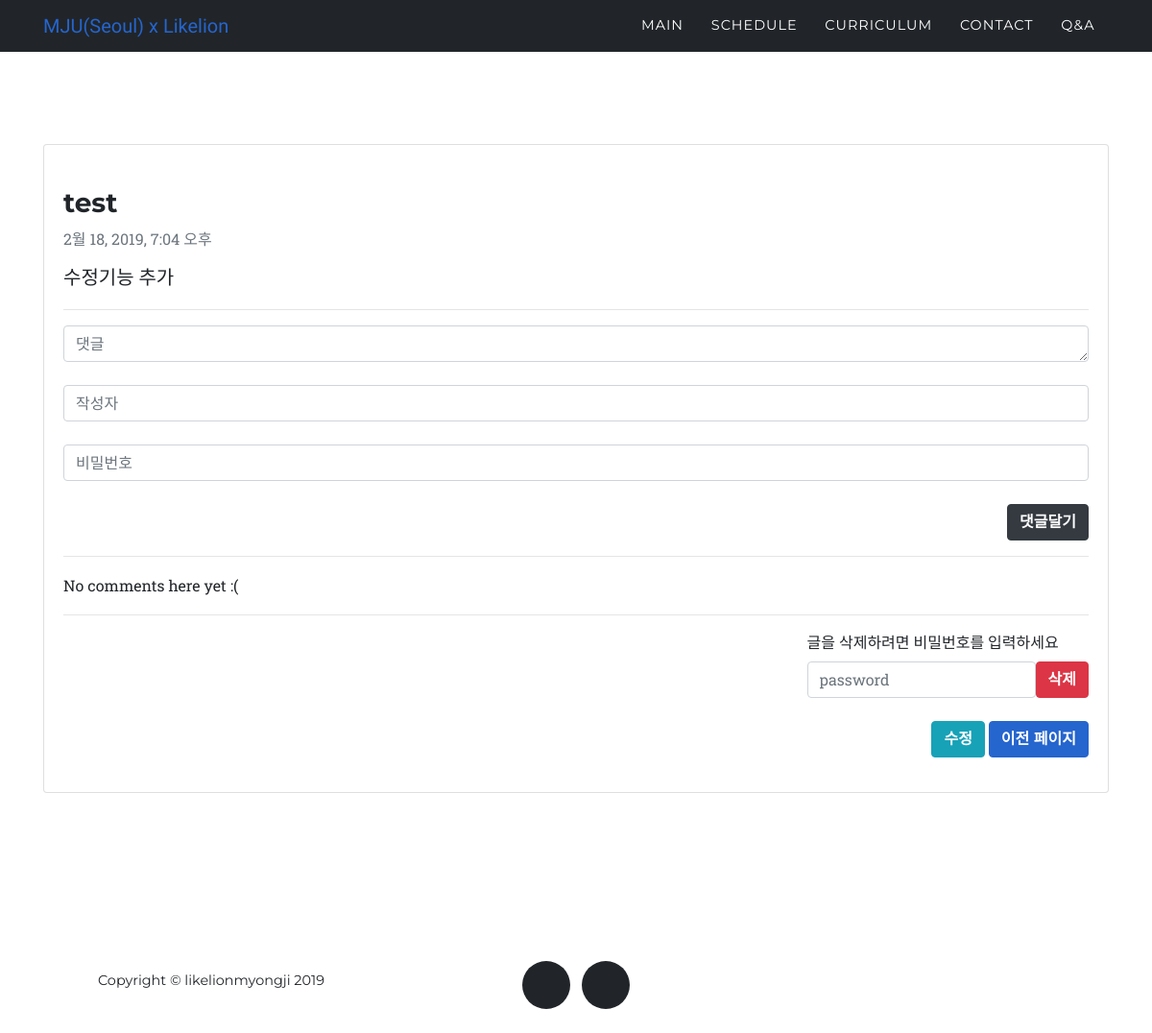
The page /question/15/ on the database as committed earlier.
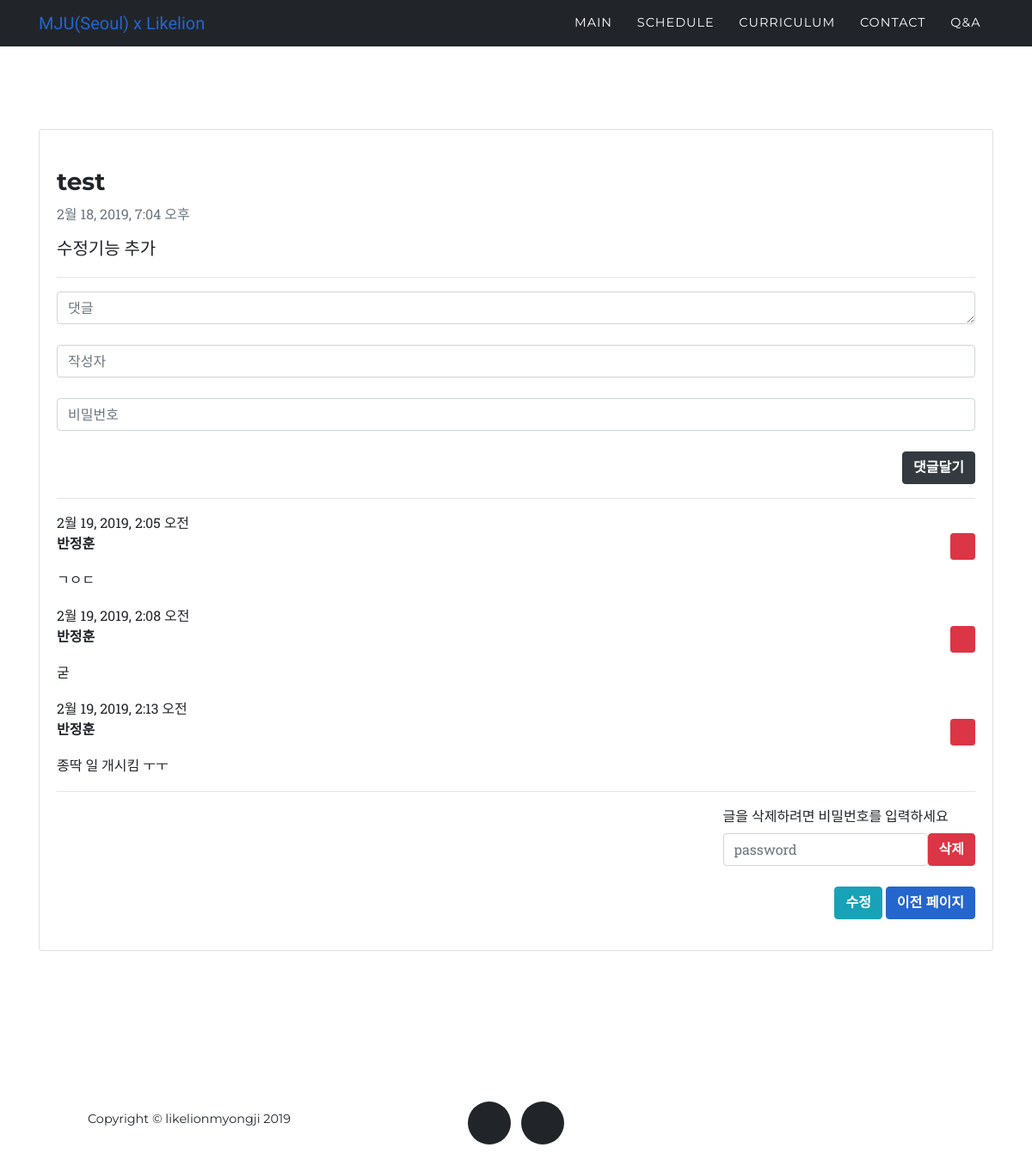
The same page on the database as committed later.
### question/models.py (models this page shows, shortened)
class Question(models.Model):
    title = models.CharField(max_length=200)
    pub_date = models.DateTimeField('date published')
    body = models.TextField()
    writer = models.CharField(max_length=10)
    password = models.CharField(max_length=50)

class Comment(models.Model): #댓글 모델
    question = models.ForeignKey(Question, on_delete=models.CASCADE, related_name='comments')
    pub_date = models.DateTimeField('date published')
    content = models.TextField()
    writer = models.CharField(max_length=10)
    password = models.CharField(max_length=50)

### question/views.py (the view)
# urls.py: path('question/<int:question_id>/', question.views.question_detail, name='question_detail'),
def question_detail(request, question_id):
    detail = get_object_or_404(Question, pk=question_id)
    return render(request, 'question_detail.html', {'detail':detail})

### question/templates/question_detail.html (shortened to what this page needs)
{% extends 'question_base.html' %}
{% block content %}
<section>
    <div class="container">
      <div class="card">
        <div class="card-body">
          <br>
          <h3 class="card-title">{{detail.title}}</h3>
          <p class="card-subtitle mb-2 text-muted">{{detail.pub_date}}</p>
          <p class="lead"> {{detail.body}}</p>
          <hr>
          <form method ="POST" action ="{% url 'comment' detail.id %}" class="text-right">
              <textarea class="form-control" name="content" rows="1" cols="30" placeholder="댓글"></textarea>
              <br>
              <input class="form-control" type="text" placeholder="작성자" name="writer">
              <br>
              <input class="form-control" type="text" placeholder="비밀번호" name="password">
              <br>
              <input class="btn btn-dark" type="submit" value="댓글달기">
          </form>
          <hr>
          {% for comment in detail.comments.all %}
            <div class="comment">
              <div class="date">{{ comment.pub_date }}</div>
                <a class="btn btn-danger btn-sm float-right" href="{% url 'comment_delete' detail.id comment.id %}">
                  <i class="fas fa-trash-alt"></i>
                </a>
                <strong>{{ comment.writer }}</strong>
                <p>{{ comment.content|linebreaks }}</p>
              </div>
          {% empty %}
            <p>No comments here yet :(</p>
          {% endfor %}
          <hr>
          <div class="float-right">
            <label>글을 삭제하려면 비밀번호를 입력하세요</label>
            <form action="{%url 'question_delete' detail.id%}" method="POST" class="form-inline">
              <div class="col-xs-2">
                <input type="password" class="form-control" name="password" placeholder="password">
              </div>
              <input type="submit" class="btn btn-danger" value="삭제">
            </form>
            <br>
            <p class="text-right">
              <a class="btn btn-info" href="{%url 'question_edit' detail.id%}" role="button">수정</a>
              <a class="btn btn-primary" href="{%url 'question_list'%}" role="button">이전 페이지</a>
            </p>
          </div>
        </div>
      </div>
    </div>
</section>
{% endblock %}

### question/templates/question_base.html (shortened to what this page needs)
{% load static %}
<!DOCTYPE html>
<html lang="en">
<head>
  <link href="{% static 'vendor/bootstrap/css/bootstrap.min.css' %}" rel="stylesheet">
  <link href="{% static 'vendor/fontawesome-free/css/all.min.css' %}" rel="stylesheet" type="text/css">
  <link href="{% static 'css/agency.min.css' %}" rel="stylesheet">
</head>
<body id="page-top">
  <nav class="navbar navbar-expand-lg navbar-dark fixed-top navbar-shrink" id="mainNav">
    <div class="container">
      <a class="navbar-brand js-scroll-trigger" href="{%url 'home'%}">MJU(Seoul) x Likelion</a>
      <div class="collapse navbar-collapse" id="navbarResponsive">
        <ul class="navbar-nav text-uppercase ml-auto">
          <li class="nav-item">
            <a class="nav-link js-scroll-trigger" href="{%url 'home'%}">Main</a>
          </li>
          <li class="nav-item">
            <a class="nav-link js-scroll-trigger" href="{%url 'home'%}#Schedule">Schedule</a>
          </li>
          <li class="nav-item">
            <a class="nav-link js-scroll-trigger" href="{%url 'home'%}#Curriculum">Curriculum</a>
          </li>
          <li class="nav-item">
            <a class="nav-link js-scroll-trigger" href="{%url 'home'%}#Contact">Contact</a>
          </li>
          <li class="nav-item">
            <a class="nav-link js-scroll-trigger" href="{%url 'question_list'%}">Q&A</a>
          </li>
        </ul>
      </div>
    </div>
  </nav>
  {% block content %}
  {% endblock %}
  <footer>
    <div class="container">
      <div class="row">
        <div class="col-md-4">
          <span class="copyright">Copyright &copy; likelionmyongji 2019</span>
        </div>
        <div class="col-md-4">
          <ul class="list-inline social-buttons">
            <li class="list-inline-item">
              <a href="https://github.com/likelionmyongji">
                <i class="fab fa-github"></i>
              </a>
            </li>
            <li class="list-inline-item">
              <a href="https://www.facebook.com/likelionMJU/">
                <i class="fab fa-facebook-f"></i>
              </a>
            </li>
          </ul>
        </div>
      </div>
    </div>
  </footer>
</body>
</html>

Rows that differ between the two databases and show on the page:
added Comment: pub_date "2월 19, 2019, 2:05 오전", writer "반정훈", content "ㄱㅇㄷ"
added Comment: pub_date "2월 19, 2019, 2:08 오전", writer "반정훈", content "굳"
added Comment: pub_date "2월 19, 2019, 2:13 오전", writer "반정훈", content "종딱 일 개시킴 ㅜㅜ"
Other text that changed with them:
text no longer shown: "No comments here yet :("
